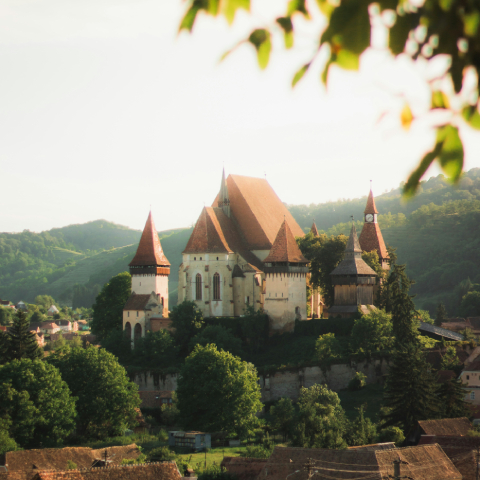
#> input picture image_assets/image1.jpg, 480 x 480 px
$ python color_variations.py
#> lines starting #> are read from the running program, lines starting #| are printed output that depends on the picture
import os
import cv2
import numpy as np

# SETTINGS
INPUT_IMAGE = "image_assets/image1.jpg" # Put your image name or full path here
OUTPUT_FOLDER = "color_versions" # All results will be saved here


def save_image(image, name):
    path = os.path.join(OUTPUT_FOLDER, name)
    cv2.imwrite(path, image)
    print(f"Saved: {path}")


def adjust_brightness_contrast(image, brightness=0, contrast=1.0):
    """
    brightness: from -100 to +100
    contrast: from 0.5 to 2.0
    """
    return cv2.convertScaleAbs(image, alpha=contrast, beta=brightness)


def adjust_saturation(image, factor=1.0):
    """
    factor: 0 = almost gray, 1 = original, 2 = highly saturated
    """
    hsv = cv2.cvtColor(image, cv2.COLOR_BGR2HSV).astype(np.float32)
    hsv[:, :, 1] = np.clip(hsv[:, :, 1] * factor, 0, 255)
    hsv = hsv.astype(np.uint8)
    return cv2.cvtColor(hsv, cv2.COLOR_HSV2BGR)


def shift_hue(image, shift=0):
    """
    shift: from -90 to +90
    In OpenCV HSV, hue ranges from 0 to 179.
    """
    hsv = cv2.cvtColor(image, cv2.COLOR_BGR2HSV)
    hsv[:, :, 0] = (hsv[:, :, 0].astype(int) + shift) % 180
    return cv2.cvtColor(hsv, cv2.COLOR_HSV2BGR)


def make_sepia(image):
    kernel = np.array([
        [0.272, 0.534, 0.131],
        [0.349, 0.686, 0.168],
        [0.393, 0.769, 0.189]
    ])
    sepia = cv2.transform(image, kernel)
    return np.clip(sepia, 0, 255).astype(np.uint8)


def make_negative(image):
    return 255 - image


def main():
    # Read the input image
    image = cv2.imread(INPUT_IMAGE)
#> image is the input picture: shape (480, 480, 3); mean B, G, R 124.3, 140.6, 142.5

    if image is None:
        print(f"Error: Could not find '{INPUT_IMAGE}'. Please provide a valid path.")
        return

    # Create the output folder
    os.makedirs(OUTPUT_FOLDER, exist_ok=True)

    # Save the original image too
    save_image(image, "00_original.png")

    # Color Space Versions
    color_spaces = {
        "01_rgb": cv2.cvtColor(image, cv2.COLOR_BGR2RGB),
        "02_gray": cv2.cvtColor(image, cv2.COLOR_BGR2GRAY),
        "03_hsv": cv2.cvtColor(image, cv2.COLOR_BGR2HSV),
        "04_lab": cv2.cvtColor(image, cv2.COLOR_BGR2LAB),
        "05_ycrcb": cv2.cvtColor(image, cv2.COLOR_BGR2YCrCb),
        "06_hls": cv2.cvtColor(image, cv2.COLOR_BGR2HLS),
        "07_xyz": cv2.cvtColor(image, cv2.COLOR_BGR2XYZ),
    }

    for name, img in color_spaces.items():
        save_image(img, f"{name}.png")
#> this loop made 7 passes
#> name on passes 1 to 7: '01_rgb', '02_gray', '03_hsv', '04_lab', '05_ycrcb', '06_hls', '07_xyz'
#| Saved: color_versions/01_rgb.png
#| Saved: color_versions/02_gray.png
#| Saved: color_versions/03_hsv.png
#| Saved: color_versions/04_lab.png
#| Saved: color_versions/05_ycrcb.png
#| Saved: color_versions/06_hls.png
#| Saved: color_versions/07_xyz.png
#> pass 1, in save_image (call 2), `cv2.imwrite(path, image)`:
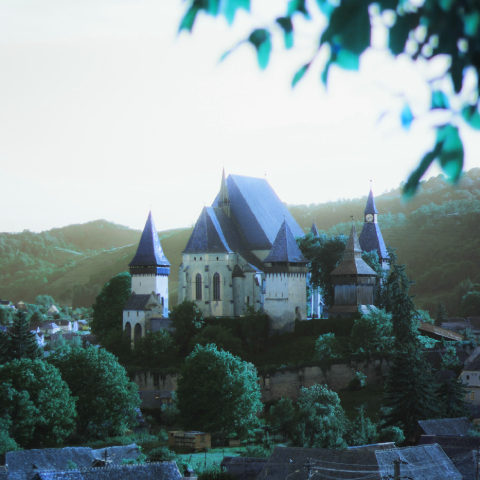
#> saved as 01_rgb.png: shape (480, 480, 3); mean B, G, R 142.5, 140.6, 124.3
#> pass 2, in save_image (call 3), `cv2.imwrite(path, image)`:
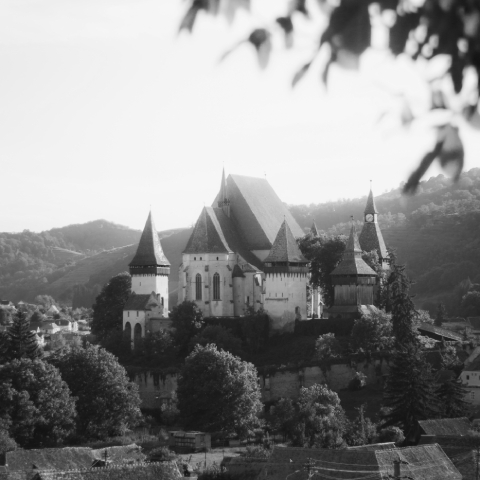
#> saved as 02_gray.png: shape (480, 480); min 18, max 249, mean 139.3

    # Brightness Versions
    save_image(adjust_brightness_contrast(image, brightness=50), "08_brightness_plus50.png")
#| Saved: color_versions/08_brightness_plus50.png
    save_image(adjust_brightness_contrast(image, brightness=-50), "09_brightness_minus50.png")
#| Saved: color_versions/09_brightness_minus50.png

    # Contrast Versions
    save_image(adjust_brightness_contrast(image, contrast=1.5), "10_contrast_high.png")
#| Saved: color_versions/10_contrast_high.png
    save_image(adjust_brightness_contrast(image, contrast=0.6), "11_contrast_low.png")
#> call 4 of adjust_brightness_contrast, with brightness = 0, contrast = 0.6
#> in adjust_brightness_contrast (call 4), `return cv2.convertScaleAbs(image, alpha=contrast, beta=brightness)`:
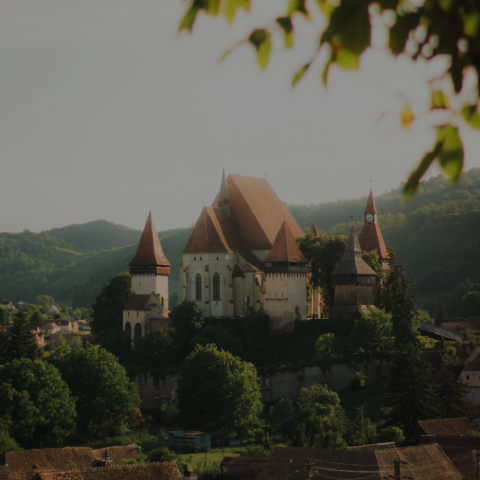
#> returned value: shape (480, 480, 3); mean of channels 0, 1, 2 74.6, 84.4, 85.5; drawn as B, G, R
#| Saved: color_versions/11_contrast_low.png

    # Saturation Versions
    save_image(adjust_saturation(image, factor=0.0), "12_saturation_zero.png")
#| Saved: color_versions/12_saturation_zero.png
    save_image(adjust_saturation(image, factor=0.5), "13_saturation_low.png")
#> call 2 of adjust_saturation, with factor = 0.5
#> in adjust_saturation (call 2), `hsv[:, :, 1] = np.clip(hsv[:, :, 1] * factor, 0, 255)`:
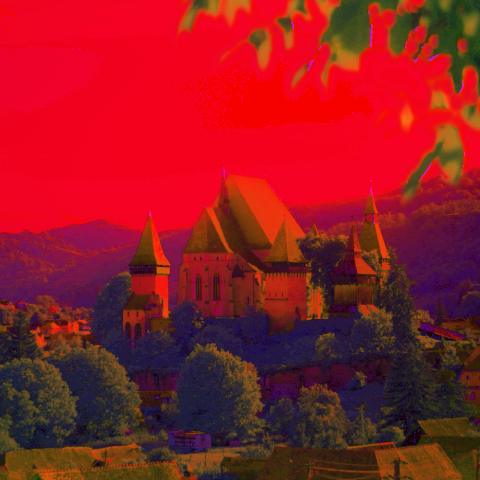
#> hsv: shape (480, 480, 3) float32; mean B, G, R 34.9, 26.3, 145.7
#| Saved: color_versions/13_saturation_low.png
    save_image(adjust_saturation(image, factor=2.0), "14_saturation_high.png")
#> call 3 of adjust_saturation, with factor = 2
#> in adjust_saturation (call 3), `hsv[:, :, 1] = np.clip(hsv[:, :, 1] * factor, 0, 255)`:
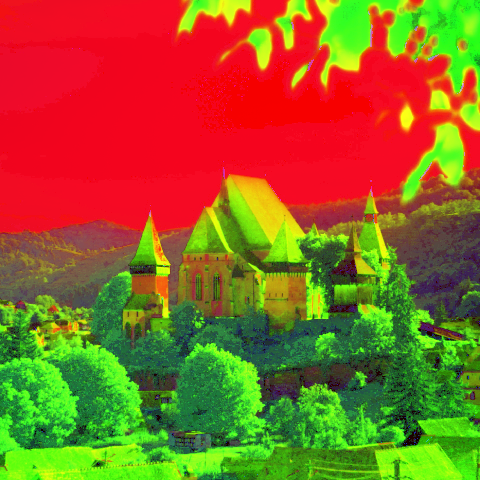
#> hsv: shape (480, 480, 3) float32; mean B, G, R 34.9, 99.7, 145.7
#| Saved: color_versions/14_saturation_high.png

    # Hue Shift Versions
    save_image(shift_hue(image, shift=30), "15_hue_shift_30.png")
#> in shift_hue, `hsv = cv2.cvtColor(image, cv2.COLOR_BGR2HSV)`: hsv: shape (480, 480, 3); mean H, S, V 34.9, 52.6, 145.7
#> in shift_hue, `hsv[:, :, 0] = (hsv[:, :, 0].astype(int) + shift) % 180`: hsv: shape (480, 480, 3); mean H, S, V 64.5, 52.6, 145.7
#| Saved: color_versions/15_hue_shift_30.png
    save_image(shift_hue(image, shift=60), "16_hue_shift_60.png")
#> in shift_hue (call 2), `hsv[:, :, 0] = (hsv[:, :, 0].astype(int) + shift) % 180`: hsv: shape (480, 480, 3); mean H, S, V 94.5, 52.6, 145.7
#| Saved: color_versions/16_hue_shift_60.png
    save_image(shift_hue(image, shift=90), "17_hue_shift_90.png")
#> in shift_hue (call 3), `hsv[:, :, 0] = (hsv[:, :, 0].astype(int) + shift) % 180`: hsv: shape (480, 480, 3); mean H, S, V 124, 52.6, 145.7
#| Saved: color_versions/17_hue_shift_90.png
    save_image(shift_hue(image, shift=120), "18_hue_shift_120.png")
#> in shift_hue (call 4), `hsv[:, :, 0] = (hsv[:, :, 0].astype(int) + shift) % 180`: hsv: shape (480, 480, 3); mean H, S, V 132.6, 52.6, 145.7
#| Saved: color_versions/18_hue_shift_120.png
    save_image(shift_hue(image, shift=150), "19_hue_shift_150.png")
#> in shift_hue (call 5), `hsv[:, :, 0] = (hsv[:, :, 0].astype(int) + shift) % 180`: hsv: shape (480, 480, 3); mean H, S, V 60.9, 52.6, 145.7
#| Saved: color_versions/19_hue_shift_150.png

    save_image(make_sepia(image), "20_sepia.png")
#> in make_sepia, `sepia = cv2.transform(image, kernel)`:
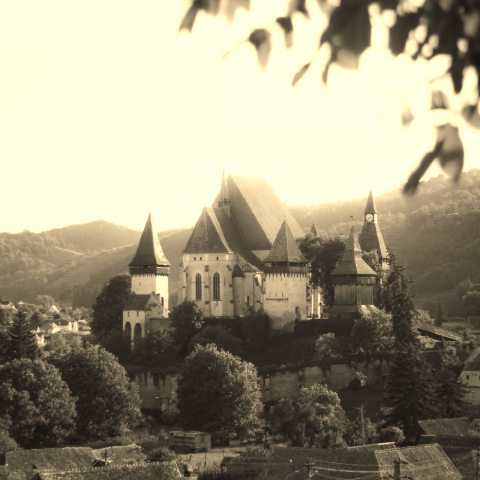
#> sepia: shape (480, 480, 3); mean B, G, R 127.6, 151.1, 158.3
#| Saved: color_versions/20_sepia.png
    save_image(make_negative(image), "21_negative.png")
#> in make_negative, `return 255 - image`:
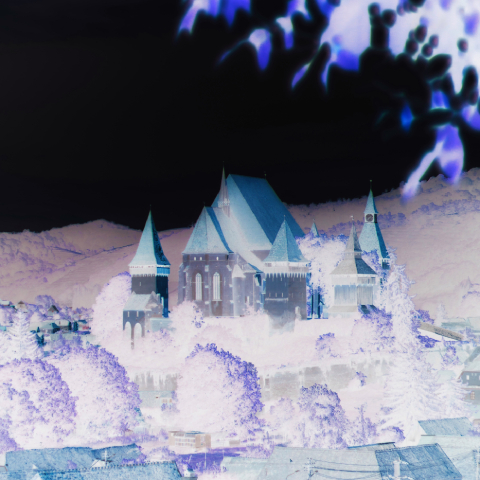
#> returned value: shape (480, 480, 3); mean of channels 0, 1, 2 130.7, 114.4, 112.5; drawn as B, G, R
#| Saved: color_versions/21_negative.png

    print("\nDone! All versions were saved here:")
    print(os.path.abspath(OUTPUT_FOLDER))


if __name__ == "__main__":
    main()

$ run again, with image_assets/image2.jpg copied over image_assets/image1.jpg
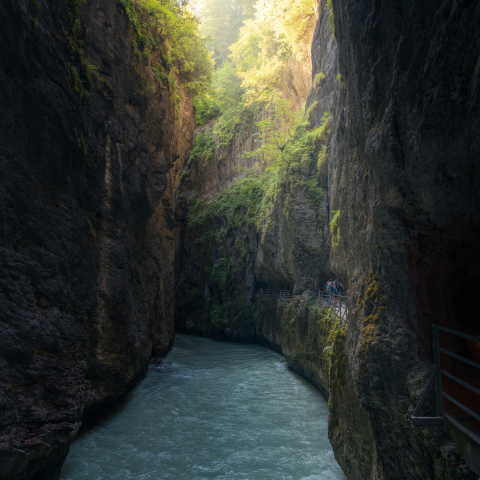
#> input picture image_assets/image2.jpg, 480 x 480 px
#> in main, image is the input picture: shape (480, 480, 3); mean B, G, R 49.5, 55, 50.8
#> the loop in main, `for name, img in color_spaces.items():` made 7 passes
#> name on passes 1 to 7: '01_rgb', '02_gray', '03_hsv', '04_lab', '05_ycrcb', '06_hls', '07_xyz'
#> (printed output is left out)
#> pass 1, in save_image (call 2), `cv2.imwrite(path, image)`:
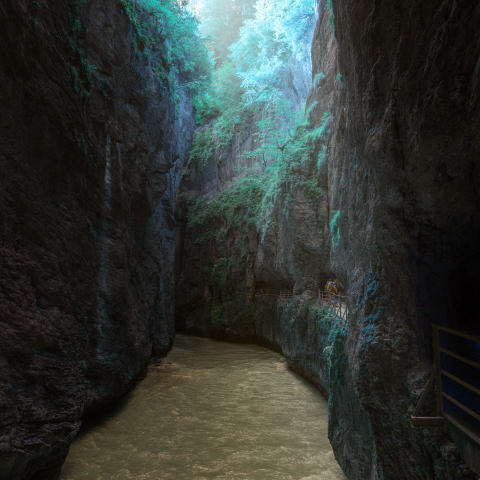
#> saved as 01_rgb.png: shape (480, 480, 3); mean B, G, R 50.8, 55, 49.5
#| Saved: color_versions/08_brightness_plus50.png
#| Saved: color_versions/09_brightness_minus50.png
#| Saved: color_versions/10_contrast_high.png
#| Saved: color_versions/11_contrast_low.png
#| Saved: color_versions/12_saturation_zero.png
#| Saved: color_versions/13_saturation_low.png
#| Saved: color_versions/14_saturation_high.png
#| Saved: color_versions/15_hue_shift_30.png
#| Saved: color_versions/16_hue_shift_60.png
#| Saved: color_versions/17_hue_shift_90.png
#| Saved: color_versions/18_hue_shift_120.png
#| Saved: color_versions/19_hue_shift_150.png
#| Saved: color_versions/20_sepia.png
#> in make_negative, `return 255 - image`:
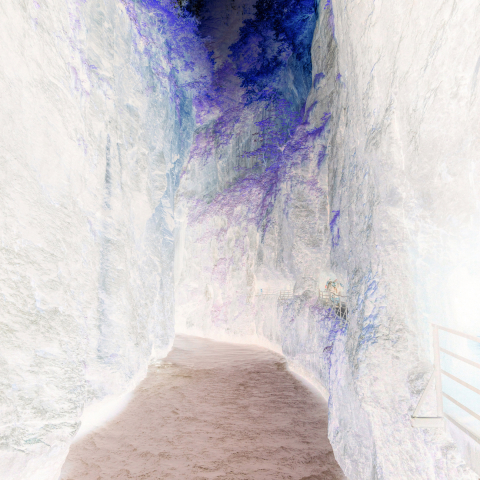
#> returned value: shape (480, 480, 3); mean of channels 0, 1, 2 205.5, 200, 204.2; drawn as B, G, R
#| Saved: color_versions/21_negative.png

$ run again, with image_assets/image3.jpg copied over image_assets/image1.jpg
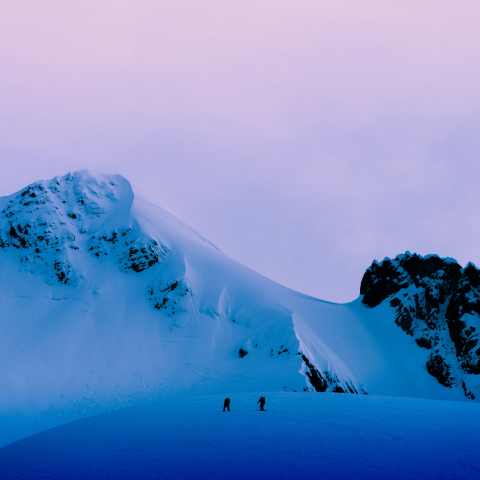
#> input picture image_assets/image3.jpg, 480 x 480 px
#> in main, image is the input picture: shape (480, 480, 3); mean B, G, R 197.9, 143, 113.5
#> the loop in main, `for name, img in color_spaces.items():` made 7 passes
#> name on passes 1 to 7: '01_rgb', '02_gray', '03_hsv', '04_lab', '05_ycrcb', '06_hls', '07_xyz'
#> (printed output is left out)
#> pass 1, in save_image (call 2), `cv2.imwrite(path, image)`:
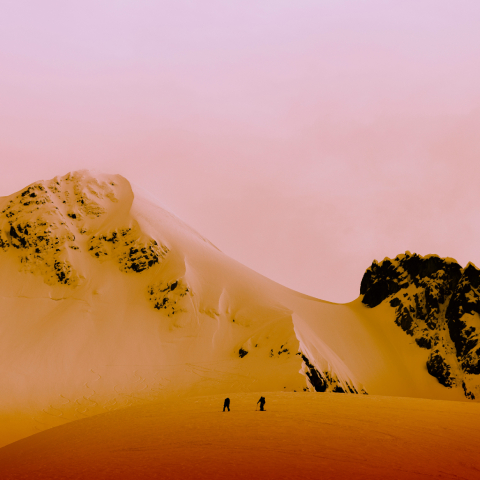
#> saved as 01_rgb.png: shape (480, 480, 3); mean B, G, R 113.5, 143, 197.9
#| Saved: color_versions/08_brightness_plus50.png
#| Saved: color_versions/09_brightness_minus50.png
#| Saved: color_versions/10_contrast_high.png
#| Saved: color_versions/11_contrast_low.png
#| Saved: color_versions/12_saturation_zero.png
#| Saved: color_versions/13_saturation_low.png
#| Saved: color_versions/14_saturation_high.png
#| Saved: color_versions/15_hue_shift_30.png
#| Saved: color_versions/16_hue_shift_60.png
#| Saved: color_versions/17_hue_shift_90.png
#| Saved: color_versions/18_hue_shift_120.png
#| Saved: color_versions/19_hue_shift_150.png
#| Saved: color_versions/20_sepia.png
#> in make_negative, `return 255 - image`:
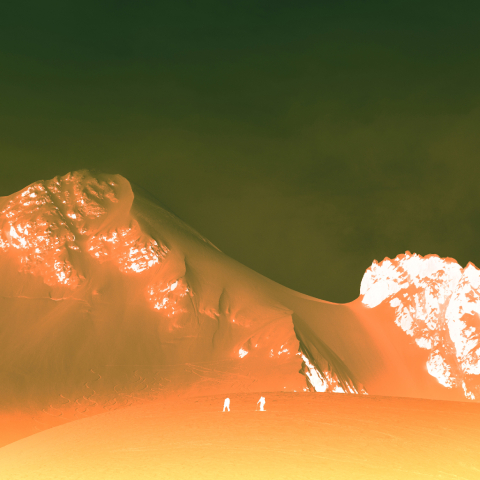
#> returned value: shape (480, 480, 3); mean of channels 0, 1, 2 57.1, 112, 141.5; drawn as B, G, R
#| Saved: color_versions/21_negative.png

$ run again, with image_assets/image4.jpg copied over image_assets/image1.jpg
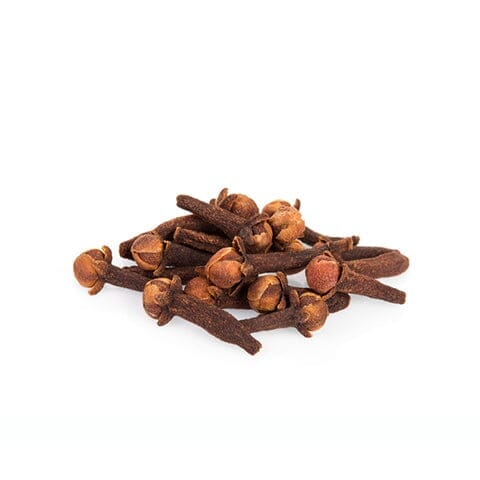
#> input picture image_assets/image4.jpg, 480 x 480 px
#> in main, image is the input picture: shape (480, 480, 3); mean B, G, R 228.9, 231.5, 237.6
#> the loop in main, `for name, img in color_spaces.items():` made 7 passes
#> name on passes 1 to 7: '01_rgb', '02_gray', '03_hsv', '04_lab', '05_ycrcb', '06_hls', '07_xyz'
#> (printed output is left out)
#| Saved: color_versions/08_brightness_plus50.png
#| Saved: color_versions/09_brightness_minus50.png
#| Saved: color_versions/10_contrast_high.png
#| Saved: color_versions/11_contrast_low.png
#| Saved: color_versions/12_saturation_zero.png
#| Saved: color_versions/13_saturation_low.png
#| Saved: color_versions/14_saturation_high.png
#| Saved: color_versions/15_hue_shift_30.png
#| Saved: color_versions/16_hue_shift_60.png
#| Saved: color_versions/17_hue_shift_90.png
#| Saved: color_versions/18_hue_shift_120.png
#| Saved: color_versions/19_hue_shift_150.png
#| Saved: color_versions/20_sepia.png
#> in make_negative, `return 255 - image`:
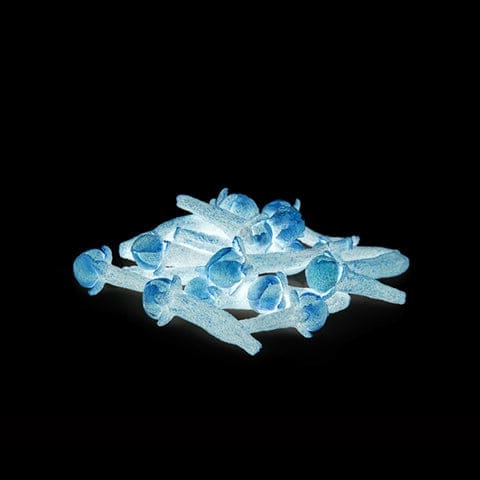
#> returned value: shape (480, 480, 3); mean of channels 0, 1, 2 26.1, 23.5, 17.4; drawn as B, G, R
#| Saved: color_versions/21_negative.png
